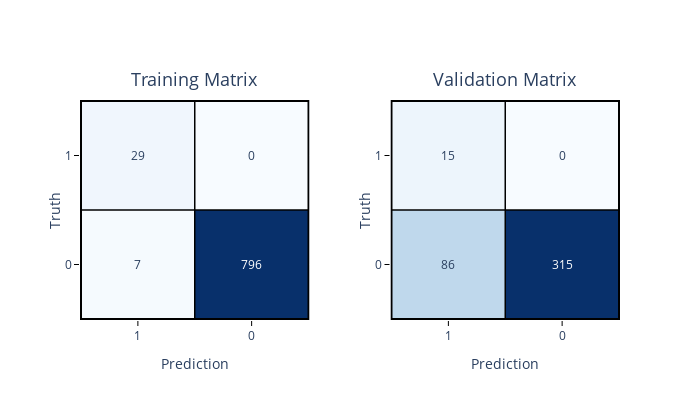

Notebook code for this chart:
### Code cell
from eppi_text_classification import binary_train_valid_confusion_plotly

binary_train_valid_confusion_plotly(
    y_train,
    y_train_pred,
    y_test,
    y_test_pred,
    postive_label="Included",
    negative_label="Excluded",
)

### Figure 1 — Plotly figure (JSON) as saved in the notebook; plotly's stock layout.template omitted (floating-point values rounded to 4 significant figures)
{"data": [{"colorscale": [[0, "rgb(247,251,255)"], [0.125, "rgb(222,235,247)"], [0.25, "rgb(198,219,239)"], [0.375, "rgb(158,202,225)"], [0.5, "rgb(107,174,214)"], [0.625, "rgb(66,146,198)"], [0.75, "rgb(33,113,181)"], [0.875, "rgb(8,81,156)"], [1, "rgb(8,48,107)"]], "hoverinfo": "text", "showscale": false, "text": [["Truth: Excluded<br>Prediction: Included<br>Total: 7", "Truth: Excluded<br>Prediction: Excluded<br>Total: 796"], ["Truth: Included<br>Prediction: Included<br>Total: 29", "Truth: Included<br>Prediction: Excluded<br>Total: 0"]], "type": "heatmap", "x": ["0", "1"], "xaxis": "x", "y": ["0", "1"], "yaxis": "y", "z": [[7, 796], [29, 0]]}, {"colorscale": [[0, "rgb(247,251,255)"], [0.125, "rgb(222,235,247)"], [0.25, "rgb(198,219,239)"], [0.375, "rgb(158,202,225)"], [0.5, "rgb(107,174,214)"], [0.625, "rgb(66,146,198)"], [0.75, "rgb(33,113,181)"], [0.875, "rgb(8,81,156)"], [1, "rgb(8,48,107)"]], "hoverinfo": "text", "showscale": false, "text": [["Truth: Excluded<br>Prediction: Included<br>Total: 86", "Truth: Excluded<br>Prediction: Excluded<br>Total: 315"], ["Truth: Included<br>Prediction: Included<br>Total: 15", "Truth: Included<br>Prediction: Excluded<br>Total: 0"]], "type": "heatmap", "x": ["0", "1"], "xaxis": "x2", "y": ["0", "1"], "yaxis": "y2", "z": [[86, 315], [15, 0]]}], "layout": {"annotations": [{"font": {"size": 18}, "showarrow": false, "text": "Training Matrix", "x": 0.2125, "xanchor": "center", "xref": "paper", "y": 1.03, "yanchor": "bottom", "yref": "paper"}, {"font": {"size": 18}, "showarrow": false, "text": "Validation Matrix", "x": 0.7875, "xanchor": "center", "xref": "paper", "y": 1.03, "yanchor": "bottom", "yref": "paper"}, {"font": {"color": "dark blue"}, "showarrow": false, "text": "7", "x": "0", "xref": "x", "y": "0", "yref": "y"}, {"font": {"color": "white"}, "showarrow": false, "text": "796", "x": "1", "xref": "x", "y": "0", "yref": "y"}, {"font": {"color": "dark blue"}, "showarrow": false, "text": "29", "x": "0", "xref": "x", "y": "1", "yref": "y"}, {"font": {"color": "dark blue"}, "showarrow": false, "text": "0", "x": "1", "xref": "x", "y": "1", "yref": "y"}, {"font": {"color": "dark blue"}, "showarrow": false, "text": "86", "x": "0", "xref": "x2", "y": "0", "yref": "y2"}, {"font": {"color": "white"}, "showarrow": false, "text": "315", "x": "1", "xref": "x2", "y": "0", "yref": "y2"}, {"font": {"color": "dark blue"}, "showarrow": false, "text": "15", "x": "0", "xref": "x2", "y": "1", "yref": "y2"}, {"font": {"color": "dark blue"}, "showarrow": false, "text": "0", "x": "1", "xref": "x2", "y": "1", "yref": "y2"}], "autosize": false, "height": 400, "shapes": [{"line": {"color": "black", "width": 2}, "type": "rect", "x0": -0.5, "x1": 1.5, "xref": "x", "y0": -0.5, "y1": 1.5, "yref": "y"}, {"line": {"color": "black", "width": 1.5}, "type": "line", "x0": -0.5, "x1": 1.5, "xref": "x", "y0": 0.5, "y1": 0.5, "yref": "y"}, {"line": {"color": "black", "width": 1.5}, "type": "line", "x0": 0.5, "x1": 0.5, "xref": "x", "y0": -0.5, "y1": 1.5, "yref": "y"}, {"line": {"color": "black", "width": 2}, "type": "rect", "x0": -0.5, "x1": 1.5, "xref": "x2", "y0": -0.5, "y1": 1.5, "yref": "y2"}, {"line": {"color": "black", "width": 1.5}, "type": "line", "x0": -0.5, "x1": 1.5, "xref": "x2", "y0": 0.5, "y1": 0.5, "yref": "y2"}, {"line": {"color": "black", "width": 1.5}, "type": "line", "x0": 0.5, "x1": 0.5, "xref": "x2", "y0": -0.5, "y1": 1.5, "yref": "y2"}], "width": 700, "xaxis": {"anchor": "y", "domain": [0, 0.425], "mirror": true, "tickcolor": "black", "ticklen": 5, "tickmode": "array", "ticks": "outside", "ticktext": ["1", "0"], "tickvals": [0, 1], "tickwidth": 1, "title": {"text": "Prediction"}}, "xaxis2": {"anchor": "y2", "domain": [0.575, 1], "mirror": true, "tickcolor": "black", "ticklen": 5, "tickmode": "array", "ticks": "outside", "ticktext": ["1", "0"], "tickvals": [0, 1], "tickwidth": 1, "title": {"text": "Prediction"}}, "yaxis": {"anchor": "x", "domain": [0, 1], "mirror": true, "tickcolor": "black", "ticklen": 5, "tickmode": "array", "ticks": "outside", "ticktext": ["0", "1"], "tickvals": [0, 1], "tickwidth": 1, "title": {"standoff": 0.3, "text": "Truth"}}, "yaxis2": {"anchor": "x2", "domain": [0, 1], "mirror": true, "tickcolor": "black", "ticklen": 5, "tickmode": "array", "ticks": "outside", "ticktext": ["0", "1"], "tickvals": [0, 1], "tickwidth": 1, "title": {"standoff": 0.3, "text": "Truth"}}}}
